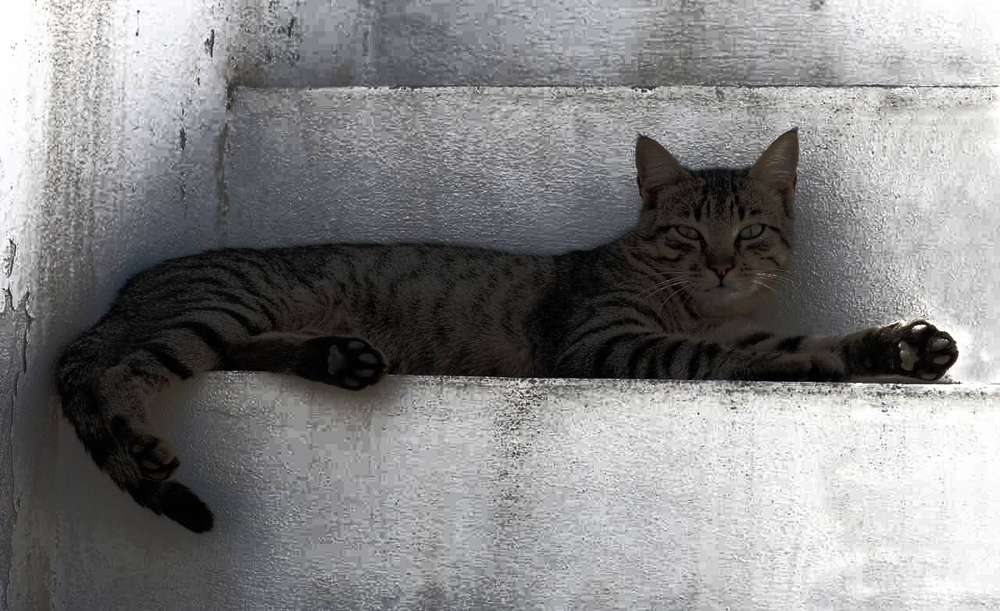
#> input picture 7 sem/PPMP/part1/1/equalized_image.bmp, 1000 x 611 px, shrunk from 1280 x 782 before the run, given in place of the camera
$ python lab3.py   (older library calls are emulated)
#> lines starting #> are read from the running program, lines starting #| are printed output that depends on the picture
import cv2
import numpy as np

# Инициализация видеопотока с камеры
cap = cv2.VideoCapture(0)  # индекс камеры

while True:
    ret, frame = cap.read()
#> frame is the input picture: shape (611, 1000, 3); mean B, G, R 131, 130.5, 130.8

    if not ret:
        break

    # Оператор Собеля
    sobel = cv2.Sobel(frame, cv2.CV_64F, 1, 1, ksize=5)
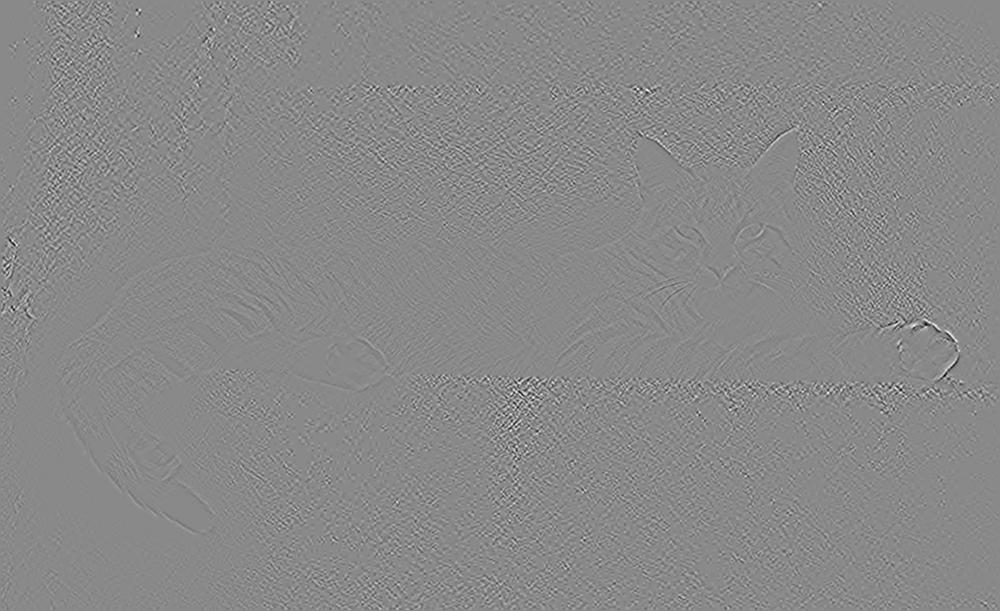
#> sobel: shape (611, 1000, 3) float64; mean B, G, R 0, 0, 0; drawn with min black and max white
    sobel = np.uint8(np.absolute(sobel))
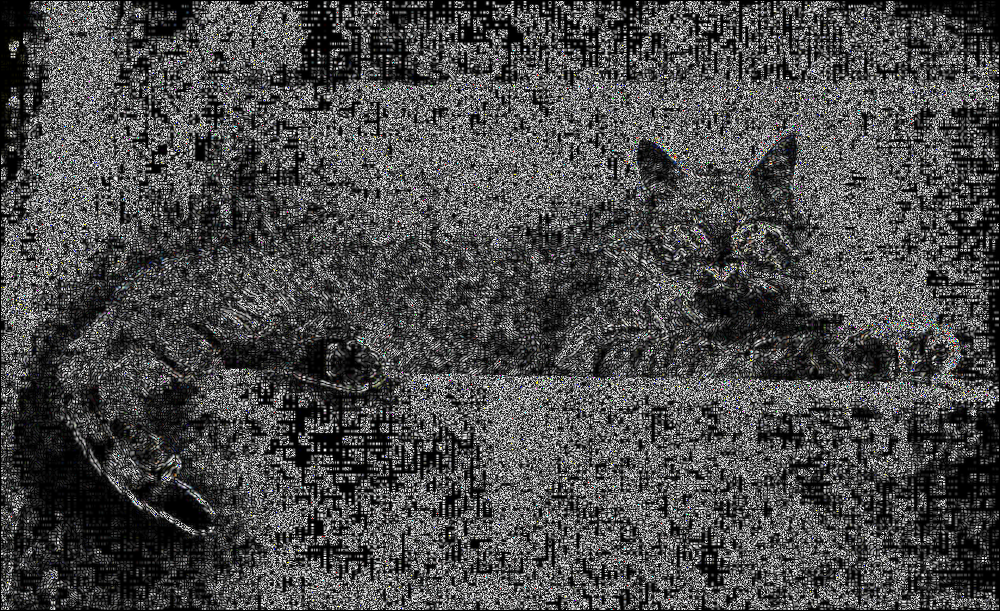
#> sobel: shape (611, 1000, 3); mean B, G, R 75.2, 75.2, 75.2

    # Оператор Лапласа
    laplacian = cv2.Laplacian(frame, cv2.CV_64F)
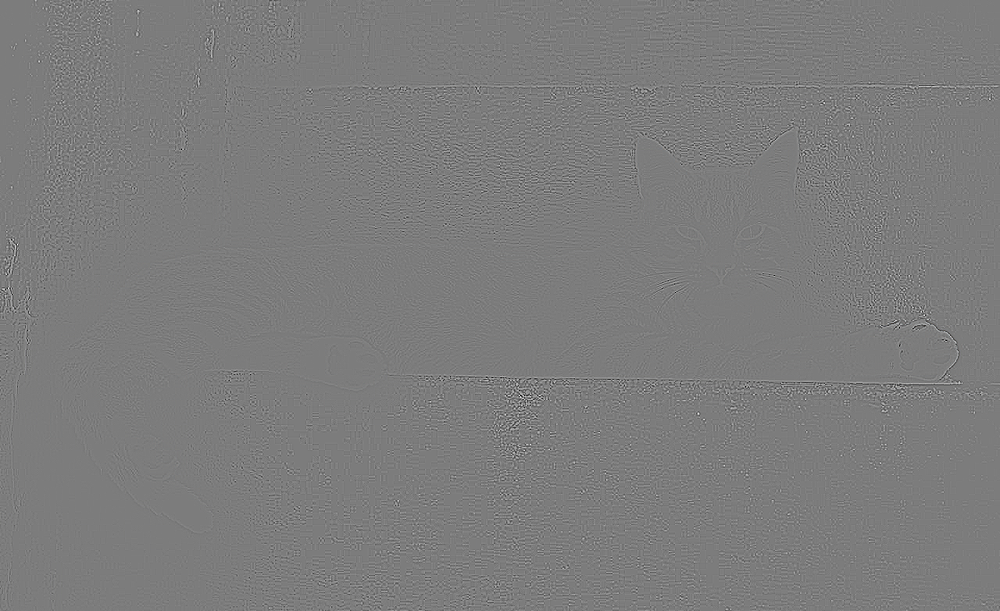
#> laplacian: shape (611, 1000, 3) float64; mean B, G, R 0, 0, 0; drawn with min black and max white
    laplacian = np.uint8(np.absolute(laplacian))
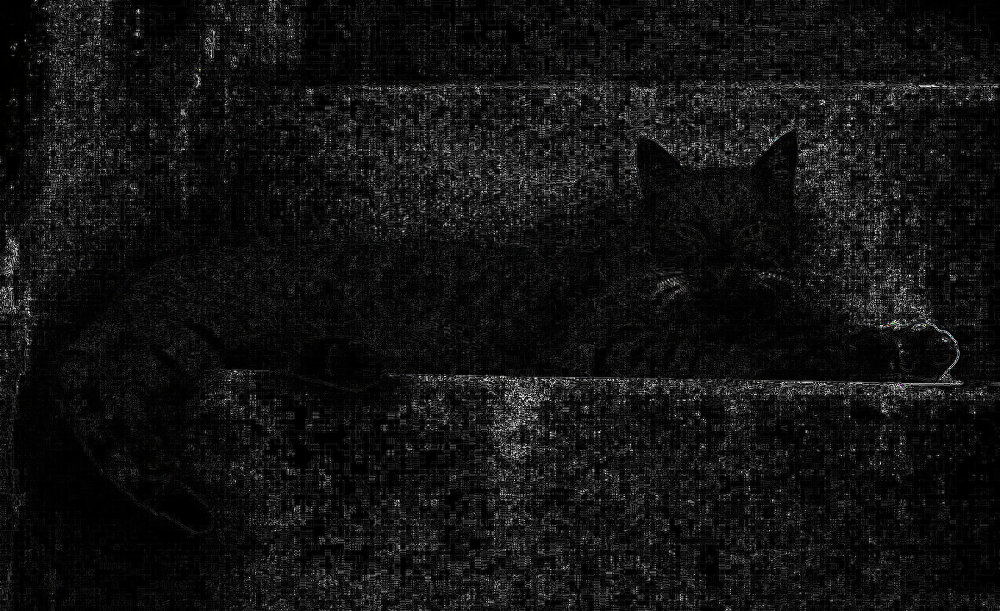
#> laplacian: shape (611, 1000, 3); mean B, G, R 18.1, 18.1, 18.1

    # Детектор границ Кэнни
    gray = cv2.cvtColor(frame, cv2.COLOR_BGR2GRAY)
    edges = cv2.Canny(gray, 100, 200)
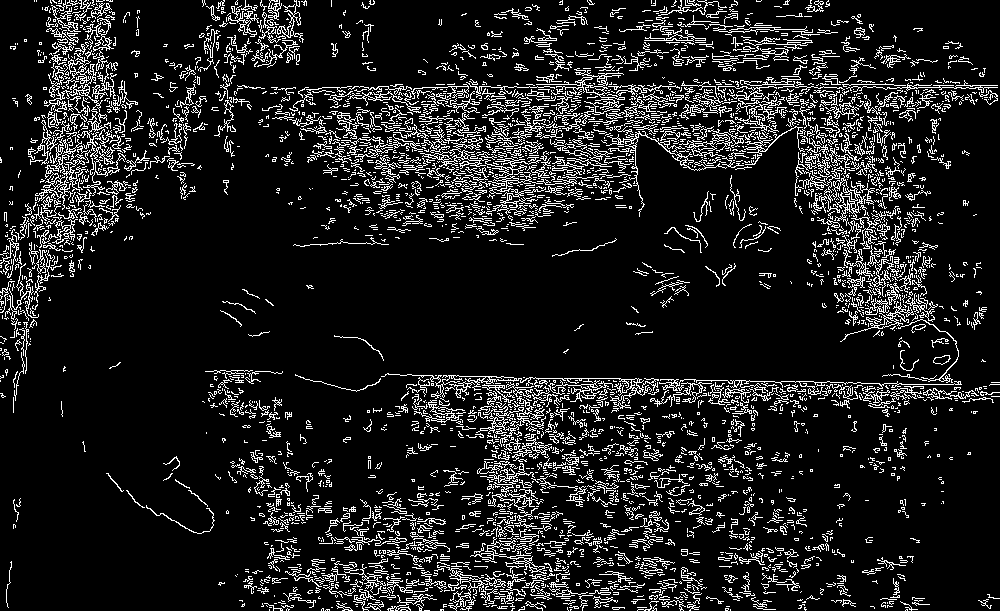
#> edges: shape (611, 1000); 11.9% white in thin lines or dots

    cv2.imshow("Original", frame)
    cv2.imshow("Sobel", sobel)
    cv2.imshow("Laplacian", laplacian)
    cv2.imshow("Canny", edges)

    if cv2.waitKey(1) & 0xFF == ord("q"):
#> (key q is pressed here)
        break

cap.release()
cv2.destroyAllWindows()
